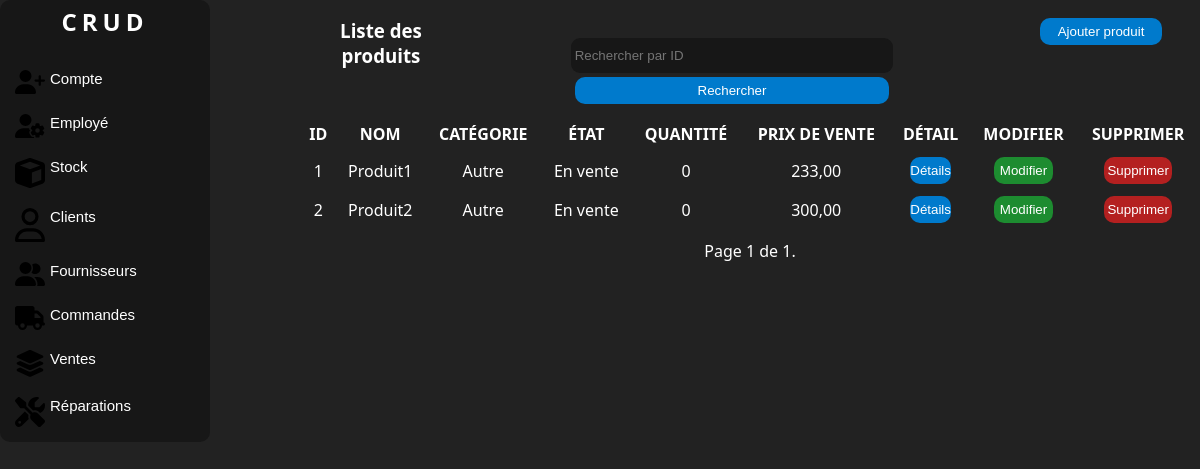
The page /produits/ (signed in) on the database as committed earlier.
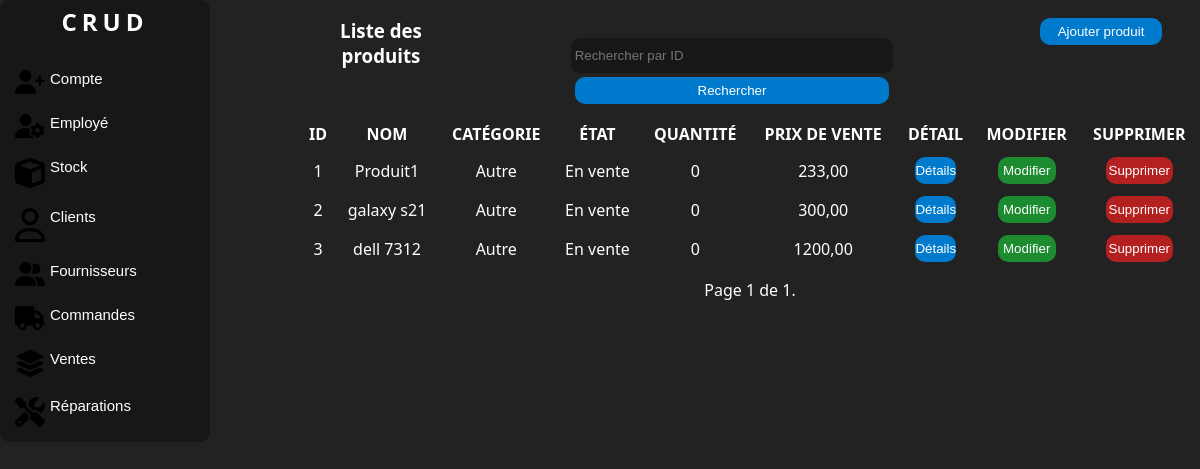
The same page on the database as committed later.
### manager/models.py (models this page shows, shortened)
class Product(models.Model):
    STATE_CHOICES = [
        ('En vente', 'En vente'),
        ('En réparation', 'En réparation'),
    ]
    name = models.CharField(max_length=100, db_column='Nom')
    category = models.ForeignKey(Category, on_delete=models.SET_DEFAULT, default=1, db_column='Catégorie')
    description = models.TextField(db_column='Description', default='Pas de description')
    state = models.CharField(max_length=20, choices=STATE_CHOICES, default='EN_VENTE', db_column='État')
    quantity = models.PositiveIntegerField(default=0, blank=True, null=True, db_column='Quantité')
    initial_buying_price = models.DecimalField(max_digits=10, decimal_places=2, blank=True, null=True,
                                               db_column='Prix d\'achat initiale')
    initial_selling_price = models.DecimalField(max_digits=10, decimal_places=2, blank=True, null=True,
                                                db_column='Prix de vente initiale')
    supplier = models.ForeignKey(Supplier, on_delete=models.SET_NULL, null=True, blank=True, db_column='Fournisseur')
    class Meta:
        db_table = 'Produit'

class Category(models.Model):
    name = models.CharField(max_length=100, db_column='Nom')
    def __str__(self):
        return self.name
    class Meta:
        db_table = 'Catégorie'

### manager/views.py (the view)
# urls.py: path('produits/', views.ProductListView.as_view(), name='product-list'),
class ProductListView(LoginRequiredMixin, ListView):
    model = Product
    template_name = 'listeproduit.html'  # replace with your template
    context_object_name = 'products'
    paginate_by = 10
    form_class = FilterForm
    def get_queryset(self):
        queryset = super().get_queryset()
        query = self.request.GET.get('query')
        if query:
            queryset = queryset.filter(id=query)
        return queryset
    def get_context_data(self, **kwargs):
        context = super().get_context_data(**kwargs)
        context['form'] = FilterForm(self.request.GET)
        return context

### manager/forms.py
class FilterForm(forms.Form):
    query = forms.IntegerField(label='', required=False,
                               widget=forms.TextInput(attrs={'placeholder': 'Rechercher par ID'}))

### manager/models.py (called while the page is built)
    def __str__(self):
        return self.name

### manager/templatetags/auth_extras.py (called while the page is built)
@register.filter(name='has_group')
def has_group(user, group_name):
    group = Group.objects.get(name=group_name)
    return True if group in user.groups.all() else False

### manager/templates/listeproduit.html (shortened to what this page needs)
{% load static %}
{% load auth_extras %}
<!DOCTYPE html>
<html lang="en">
<head>
    <link rel="stylesheet" href="{% static 'css/style.css' %}">
    <link rel="stylesheet" href="{% static 'css/accueil.css' %}">
</head>
<body>
<div class="corp">
    <div class="nav">
        <div class="logo">
            <a href="{% url 'home' %}" class="link"><h2>CRUD</h2></a>
        </div>
        <br>
        {% if request.user|has_group:"Admin" %}
        <button class="value">
            <a class="link" href="{% url 'account-list' %}"> Compte </a>
        </button>
        <button class="value">
            <a class="link" href="{% url 'employee-list' %}">Employé </a>
        </button>
        {% endif %}
        <button class="value">
            <a class="link" href="{% url 'products-list' %}"> Stock </a>
        </button>
        <button class="value">
            <a class="link" href="{% url 'client-list' %}"> Clients </a>
        </button>
        <button class="value">
            <a class="link" href="{% url 'supplier-list' %}"> Fournisseurs </a>
        </button>
        <button class="value">
            <a class="link" href="{% url 'purchase-order-list' %}">Commandes </a>
        </button>
        <button class="value">
            <a class="link" href="{% url 'sale-list' %}">Ventes </a>
        </button>
        <button class="value">
            <a class="link" href="{% url 'repair-list' %}"> Réparations </a>
        </button>
    </div>
    <div class="liste">
        <div class="c1">
            <div class="colone1"><h3>Liste des produits</h3></div>
            <div class="colone1">
                <form method="GET" action="">
                    {{ form }}
                    <button class="button" type="submit">Rechercher</button>
                </form>
            </div>
            <div class="colone1">
                <button class="button"><a href="{% url 'add-product' %}" class="link">Ajouter produit</a></button>
            </div>
        </div>
        <div class="c2">
            {% if products %}
            <table>
                <thead>
                <tr>
                    <th>Id</th>
                    <th>Nom</th>
                    <th>Catégorie</th>
                    <th>État</th>
                    <th>Quantité</th>
                    <th>Prix de vente</th>
                    <th>Détail</th>
                    <th>Modifier</th>
                    <th>Supprimer</th>
                </tr>
                </thead>
                <tbody id="tbody">
                {% for product in products %}
                <tr>
                    <td>{{ product.id }}</td>
                    <td>{{ product.name }}</td>
                    <td>{{ product.category }}</td>
                    <td>{{ product.state }}</td>
                    <td>{{ product.quantity }}</td>
                    <td>{{ product.initial_selling_price }}</td>
                    <td>
                        <button class="button" id=""
                                onclick="location.href='{% url 'product-detail' product.id %}';">Détails
                        </button>
                    </td>
                    <td>
                        <button class="button" id="modifier"
                                onclick="location.href='{% url 'update-product' product.id %}';">Modifier
                        </button>
                    </td>
                    <td>
                        <button class="button" id="supprimer"
                                onclick="location.href='{% url 'delete-product' product.id %}';">Supprimer
                        </button>
                    </td>
                </tr>
                {% endfor %}
                </tbody>
            </table>
            {% else %}
            <p>Pas de produits trouvés.</p>
            {% endif %}
            <div class="pagination">
                <span class="step-links">
                    <span class="current">
                        Page {{ page_obj.number }} de {{ page_obj.paginator.num_pages }}.
                    </span>
                </span>
            </div>
        </div>
    </div>
</body>
</html>

### manager/static/css/style.css (style rules this page uses)
* { padding: 0; margin: 0; }
body { background:#222 ; color: #fff; font-family:system-ui ; }
.corp { display: grid; grid-template-columns: 25% 75%; }
form { margin: auto; text-align: center; padding: 3%; }
input { width: 62%; height: 27px; outline: none; border: none; background: #111111a7; margin: 4px 0px; border-radius:9px ; padding: 4px; color:#fff; }
.button { width: 62%; height: 27px; border-radius:10px ; border: none; cursor: pointer; background: #007acc; color: white; transition: 0.7s; }
.nav { display: flex; flex-direction: column; width: 200px; background: #111111a7 ; justify-content: center; border-radius: 10px; transition: 1s; padding: 5px; overflow: hidden; }
.liste { text-align: center; display: grid; grid-template-rows: 20% 80%; }
.c1 { margin-top: 2%; display: grid; grid-template-columns: 18% 60% 22%; }
.c2 { margin-top: 2%; }
table { width: 100%; text-align: center; margin: 10px 0; }
table th { text-transform: uppercase; }
th,td { padding: 5px; }
#supprimer { background-color: rgba(193, 32, 32, 0.916); }
#modifier { background: #1bb635b7; }

### manager/static/css/accueil.css (style rules this page uses)
* { padding: 0; margin: 0; }
body { background:#222 ; color: #fff; font-family:system-ui ; }
.link { text-decoration: none; color: white; }
.logo { text-align: center; letter-spacing: 5px; }
.value { font-size: 15px; background-color: transparent; border: none; padding: 10px; color: white; display: flex; position: relative; gap: 5px; cursor: pointer; border-radius: 10px; transition: 1s; box-sizing: border-box; }
.value::before { content: ""; position: absolute; top: 5px; left: -15px; width: 5px; height: 100%; background-color:#007acc ; border-radius: 5px; opacity: 0; transition: 1s; }
.value svg { width: 30px; }

Rows that differ between the two databases and show on the page:
changed Product id 2: name "Produit2" → "galaxy s21"
added Product: id "3", name "dell 7312", category "Autre", state "En vente", quantity "0", initial_selling_price "1200,00"
